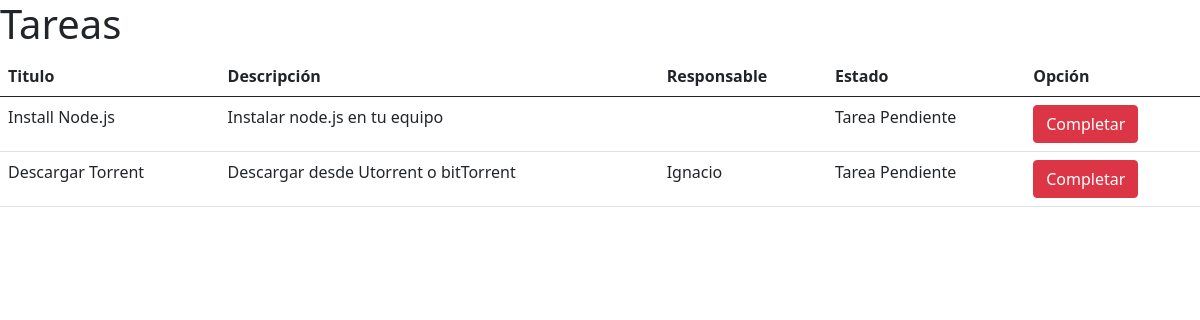
The page /tasksTable/ on the database as committed earlier.
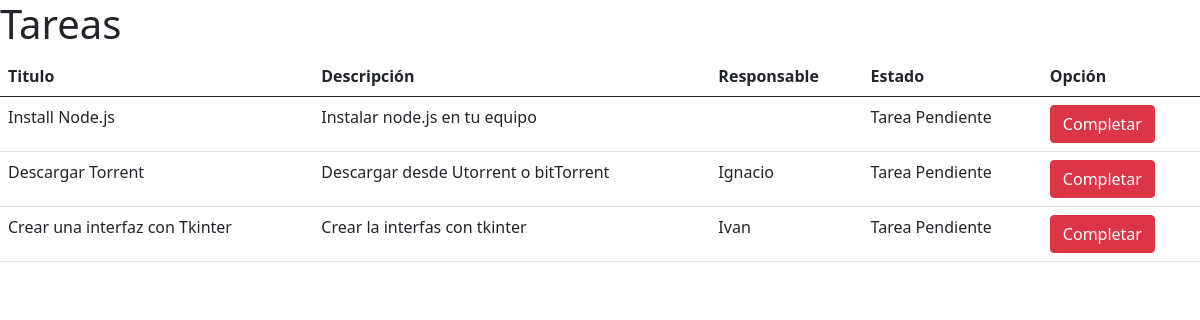
The same page on the database as committed later.
### myFirstApp/models.py (models this page shows, shortened)
class Task(models.Model):
    title = models.CharField(max_length=30)
    description = models.TextField(max_length=200)
    user = models.ForeignKey(Users,on_delete=models.CASCADE,null=True)
    done = models.BooleanField(default=False)

class Users(models.Model):
    username = models.CharField(max_length=50,null=True)
    name = models.CharField(max_length=200)

### myFirstApp/views.py (the view)
# urls.py: path('tasksTable/',views.taskTable)
def taskTable(request):
    tasks = Task.objects.all()
    return render(request,"task.html", {
        "tasks":tasks
    })

### myFirstApp/templates/task.html (shortened to what this page needs)
<!DOCTYPE html>
<html lang="en">
<head>
    <link href="https://cdn.jsdelivr.net/npm/bootstrap@5.0.2/dist/css/bootstrap.min.css" rel="stylesheet">
</head>
<body>
    <div>
        <h1>Tareas</h1>
    </div>
    <div>
        <table class="table">
            <thead>
                <tr>
                    <th>Titulo</th>
                    <th>Descripción</th>
                    <th>Responsable</th>
                    <th>Estado</th>
                    <th>Opción</th>
                </tr>
            </thead>
            <tbody>
                {% for task in tasks%}
                <tr>
                    <td>{{task.title}} </td>
                    <td>{{task.description}} </td>
                    <td>{{task.user.name}} </td>
                    {% if task.done == False %}
                    <td>Tarea Pendiente</td>
                    {% else %}
                    <td>Tarea Realizada</td>
                    {% endif %}
                    <td><button class="btn btn-danger">Completar</button></td>
                </tr>
                {% endfor %}
            </tbody>
        </table>
    </div>
</body>
</html>

Rows that differ between the two databases and show on the page:
added Task: title "Crear una interfaz con Tkinter", description "Crear la interfas con tkinter", user.name "Ivan", done "Tarea Pendiente"
